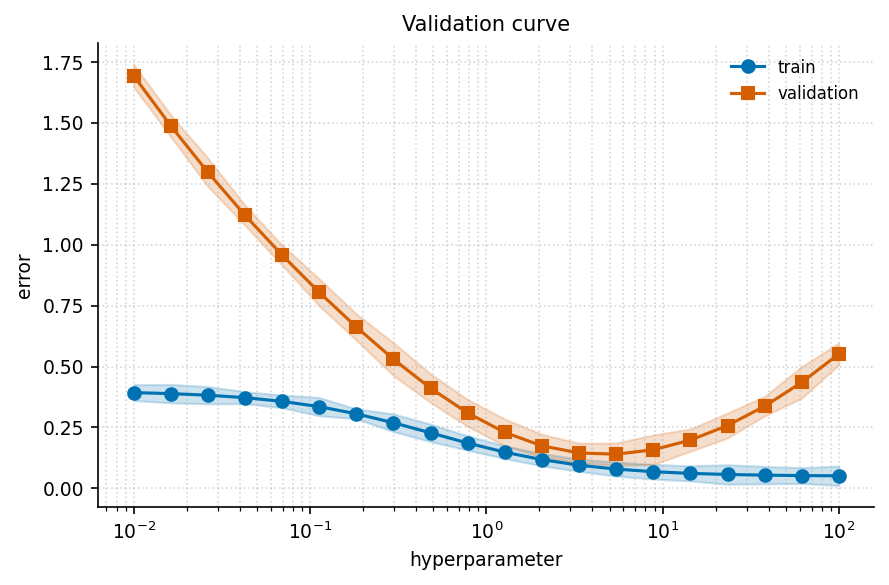

Python code for this plot:
"""validation_curve: 超参数 vs 训练/验证误差（U 形）."""
import sys, os; sys.path.insert(0, os.path.join(os.path.dirname(os.path.abspath(__file__)), '..', '..', '_utils', 'python'))
import numpy as np
import matplotlib.pyplot as plt
from theme import apply_theme
from palette import cycle

def make_figure(title='Validation curve'):
    apply_theme()
    param = np.logspace(-2, 2, 20)
    train = 0.4 - 0.35/(1 + 0.5/param)
    valid = train + 0.05 + 0.2*((np.log10(param) - 0.5)**2)
    rng = np.random.default_rng(7)
    train_std = 0.02 + 0.02*rng.uniform(0, 1, 20)
    valid_std = 0.04 + 0.03*rng.uniform(0, 1, 20)
    fig, ax = plt.subplots()
    ax.fill_between(param, train-train_std, train+train_std, color=cycle(0), alpha=0.2)
    ax.fill_between(param, valid-valid_std, valid+valid_std, color=cycle(1), alpha=0.2)
    ax.semilogx(param, train, '-o', color=cycle(0), label='train')
    ax.semilogx(param, valid, '-s', color=cycle(1), label='validation')
    ax.set_xlabel('hyperparameter'); ax.set_ylabel('error')
    ax.set_title(title); ax.legend()
    ax.grid(True, which='both', linestyle=':', alpha=0.5)
    fig.tight_layout()
    return fig

if __name__ == '__main__':
    fig = make_figure(); fig.savefig(__file__.replace('.py', '.png'), dpi=150)
